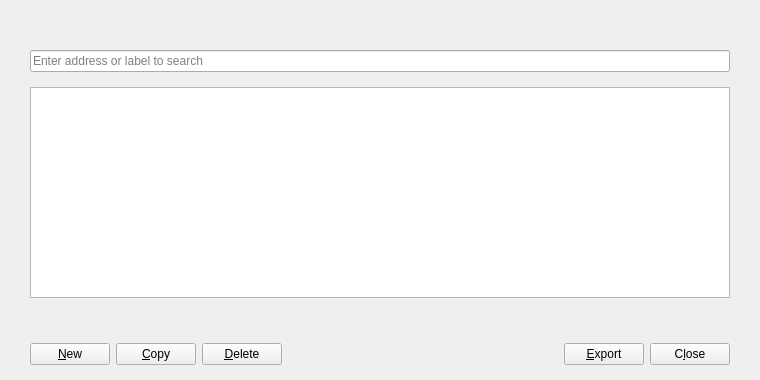
<?xml version="1.0" encoding="UTF-8"?>
<ui version="4.0">
 <class>AddressBookPage</class>
 <widget class="QWidget" name="AddressBookPage">
  <property name="geometry">
   <rect>
    <x>0</x>
    <y>0</y>
    <width>760</width>
    <height>380</height>
   </rect>
  </property>
  <layout class="QVBoxLayout" name="verticalLayout">
   <property name="spacing">
    <number>0</number>
   </property>
   <property name="leftMargin">
    <number>0</number>
   </property>
   <property name="topMargin">
    <number>0</number>
   </property>
   <property name="rightMargin">
    <number>0</number>
   </property>
   <property name="bottomMargin">
    <number>0</number>
   </property>
   <item>
    <layout class="QVBoxLayout" name="verticalLayout_2">
     <property name="spacing">
      <number>15</number>
     </property>
     <property name="leftMargin">
      <number>30</number>
     </property>
     <property name="topMargin">
      <number>20</number>
     </property>
     <property name="rightMargin">
      <number>30</number>
     </property>
     <property name="bottomMargin">
      <number>20</number>
     </property>
     <item>
      <widget class="QLabel" name="labelExplanation">
       <property name="font">
        <font>
         <pointsize>10</pointsize>
        </font>
       </property>
       <property name="textFormat">
        <enum>Qt::PlainText</enum>
       </property>
       <property name="wordWrap">
        <bool>true</bool>
       </property>
      </widget>
     </item>
     <item>
      <widget class="QLineEdit" name="searchLineEdit">
       <property name="placeholderText">
        <string>Enter address or label to search</string>
       </property>
      </widget>
     </item>
     <item>
      <widget class="QTableView" name="tableView">
       <property name="contextMenuPolicy">
        <enum>Qt::CustomContextMenu</enum>
       </property>
       <property name="toolTip">
        <string>Right-click to edit address or label</string>
       </property>
       <property name="tabKeyNavigation">
        <bool>false</bool>
       </property>
       <property name="alternatingRowColors">
        <bool>true</bool>
       </property>
       <property name="selectionMode">
        <enum>QAbstractItemView::SingleSelection</enum>
       </property>
       <property name="selectionBehavior">
        <enum>QAbstractItemView::SelectRows</enum>
       </property>
       <property name="sortingEnabled">
        <bool>true</bool>
       </property>
       <attribute name="verticalHeaderVisible">
        <bool>false</bool>
       </attribute>
      </widget>
     </item>
    </layout>
   </item>
   <item>
    <widget class="QWidget" name="buttonsContainerWhite" native="true">
     <layout class="QHBoxLayout" name="horizontalLayout">
      <property name="leftMargin">
       <number>30</number>
      </property>
      <property name="topMargin">
       <number>25</number>
      </property>
      <property name="rightMargin">
       <number>30</number>
      </property>
      <property name="bottomMargin">
       <number>15</number>
      </property>
      <item>
       <widget class="SinPushButton" name="newAddress">
        <property name="toolTip">
         <string>Create a new address</string>
        </property>
        <property name="text">
         <string>&amp;New</string>
        </property>
        <property name="icon">
         <iconset resource="../bitcoin.qrc">
          <normaloff>:/icons/add</normaloff>:/icons/add</iconset>
        </property>
        <property name="autoDefault">
         <bool>false</bool>
        </property>
       </widget>
      </item>
      <item>
       <widget class="SinPushButton" name="copyAddress">
        <property name="toolTip">
         <string>Copy the currently selected address to the system clipboard</string>
        </property>
        <property name="text">
         <string>&amp;Copy</string>
        </property>
        <property name="icon">
         <iconset resource="../bitcoin.qrc">
          <normaloff>:/icons/editcopy</normaloff>:/icons/editcopy</iconset>
        </property>
        <property name="autoDefault">
         <bool>false</bool>
        </property>
       </widget>
      </item>
      <item>
       <widget class="SinPushButton" name="deleteAddress">
        <property name="toolTip">
         <string>Delete the currently selected address from the list</string>
        </property>
        <property name="text">
         <string>&amp;Delete</string>
        </property>
        <property name="icon">
         <iconset resource="../bitcoin.qrc">
          <normaloff>:/icons/remove</normaloff>:/icons/remove</iconset>
        </property>
        <property name="autoDefault">
         <bool>false</bool>
        </property>
       </widget>
      </item>
      <item>
       <spacer name="horizontalSpacer">
        <property name="orientation">
         <enum>Qt::Horizontal</enum>
        </property>
        <property name="sizeHint" stdset="0">
         <size>
          <width>267</width>
          <height>20</height>
         </size>
        </property>
       </spacer>
      </item>
      <item>
       <widget class="SinPushButton" name="exportButton">
        <property name="toolTip">
         <string>Export the data in the current tab to a file</string>
        </property>
        <property name="text">
         <string>&amp;Export</string>
        </property>
        <property name="icon">
         <iconset resource="../bitcoin.qrc">
          <normaloff>:/icons/export</normaloff>:/icons/export</iconset>
        </property>
        <property name="autoDefault">
         <bool>false</bool>
        </property>
       </widget>
      </item>
      <item>
       <widget class="QPushButton" name="closeButton">
        <property name="sizePolicy">
         <sizepolicy hsizetype="Fixed" vsizetype="Minimum">
          <horstretch>0</horstretch>
          <verstretch>0</verstretch>
         </sizepolicy>
        </property>
        <property name="minimumSize">
         <size>
          <width>80</width>
          <height>0</height>
         </size>
        </property>
        <property name="maximumSize">
         <size>
          <width>80</width>
          <height>16777215</height>
         </size>
        </property>
        <property name="text">
         <string>C&amp;lose</string>
        </property>
        <property name="autoDefault">
         <bool>false</bool>
        </property>
       </widget>
      </item>
     </layout>
    </widget>
   </item>
  </layout>
 </widget>
 <customwidgets>
  <customwidget>
   <class>SinPushButton</class>
   <extends>QPushButton</extends>
   <header>qt/sinpushbutton.h</header>
  </customwidget>
 </customwidgets>
 <resources>
  <include location="../bitcoin.qrc"/>
 </resources>
 <connections/>
</ui>
